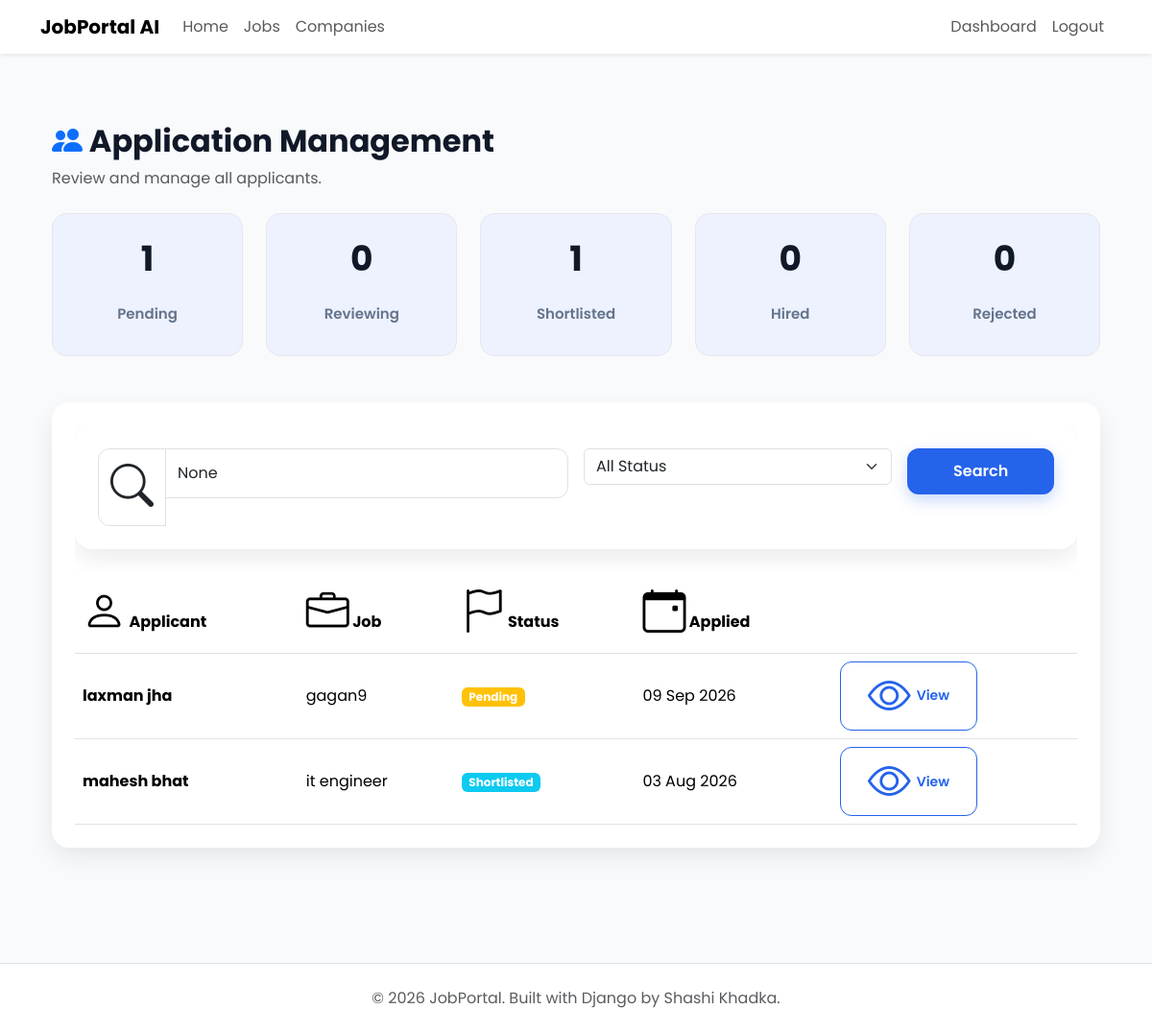
The app's page /applications/applications/ (signed in) with its own data.
### applications/models.py (models this page shows, shortened)
class Application(models.Model):
    applicant = models.ForeignKey( settings.AUTH_USER_MODEL, on_delete=models.CASCADE, related_name="applications" )
    job = models.ForeignKey( Job, on_delete=models.CASCADE,related_name="applications")
    resume = models.FileField( upload_to="resumes/")
    cover_letter = models.TextField( blank=True)
    status = models.CharField( max_length=20,choices=Applicationstatus.choices,default=Applicationstatus.PENDING )
    applied_at = models.DateTimeField(auto_now_add=True)
    first_name = models.CharField(max_length=100, default="")
    last_name = models.CharField(max_length=100, default="")
    location = models.CharField(max_length=100, default="")
    class Meta:
        ordering = ["-applied_at"]
        unique_together = ("applicant", "job")

### accounts/models.py (models this page shows, shortened)
class User(AbstractUser):
    class Role(models.TextChoices):
        ADMIN = "ADMIN", "Admin"
        RECRUITER = "RECRUITER", "Recruiter"
        APPLICANT = "APPLICANT", "Applicant"
    role = models.CharField(max_length=20,choices=Role.choices,default=Role.APPLICANT)
    phone_number = models.CharField(max_length=15,blank=True,null=True)
    profile_picture = models.ImageField(upload_to="profile_photos/",blank=True,null=True)
    created_at = models.DateTimeField(auto_now_add=True)

### jobs/models.py (models this page shows, shortened)
class Job(models.Model):
    class EmploymentType(models.TextChoices):
        FULL_TIME = "Full Time"
        PART_TIME = "Part Time"
        INTERNSHIP = "Internship"
        CONTRACT = "Contract"
    class ExperienceLevel(models.TextChoices):
        ENTRY =  "Entry Level"
        MID =  "Mid Level"
        SENIOR = "Senior Level"
    company = models.ForeignKey(Company,on_delete=models.CASCADE,related_name="jobs")
    title = models.CharField(max_length=200)
    slug = models.SlugField(unique=True,blank=True)
    description = models.TextField()
    location = models.CharField(max_length=150)
    employment_type = models.CharField(max_length=20,choices=EmploymentType.choices)
    experience_level = models.CharField( max_length=20, choices=ExperienceLevel.choices )
    salary_min = models.PositiveIntegerField()
    salary_max = models.PositiveIntegerField()
    vacancies = models.PositiveIntegerField(default=1)
    deadline = models.DateField()
    is_active = models.BooleanField(default=True)
    created_at = models.DateTimeField(auto_now_add=True)
    updated_at = models.DateTimeField(auto_now=True)

### applications/views.py (the view)
# urls.py: path("applications/", views.application_list, name="application-list"),
@login_required
def application_list(request):
    if request.user.role != "RECRUITER":
        return redirect("dashboard")
    applications = Application.objects.filter( job__company__owner=request.user).select_related( "applicant", "job", "job__company").order_by("-applied_at")
    keyword = request.GET.get("keyword")
    if keyword:
        applications = applications.filter(applicant__username__icontains=keyword)
    status = request.GET.get("status")
    if status:
        applications = applications.filter(status=status)
    applications = applications.order_by("-applied_at")
    context = {
        "applications": applications,
        "keyword": keyword,
        "status": status,
        "pending_applications": Application.objects.filter(job__company__owner=request.user,status=Applicationstatus.PENDING).count(),
        "reviewing_applications": Application.objects.filter( job__company__owner=request.user,status=Applicationstatus.REVIEWING).count(),
        "shortlisted_applications": Application.objects.filter(job__company__owner=request.user,status=Applicationstatus.SHORTLISTED).count(),
        "hired_candidates": Application.objects.filter(job__company__owner=request.user,status=Applicationstatus.HIRED).count(),
        "rejected_candidates": Application.objects.filter(job__company__owner=request.user,status=Applicationstatus.REJECTED).count(),
    }
    return render(request,"applications/list-application.html",context)

### templates/applications/list-application.html (shortened to what this page needs)
{% extends "base.html" %}
{% block content %}
<div class="container py-4">
    <div class="d-flex justify-content-between align-items-center mb-4">
        <div>
           <h2 class="fw-bold">
                <i class="bi bi-people-fill text-primary"></i>
                Application Management
            </h2>
            <p class="text-muted mb-0">
                Review and manage all applicants.
            </p>
        </div>
    </div>
    <div class="row g-4 mb-5">
        <div class="col-lg col-md-6">
            <div class="pipeline-box">
                <h2>{{ pending_applications }}</h2>
                <small>Pending</small>
            </div>
        </div>
        <div class="col-lg col-md-6">
            <div class="pipeline-box reviewing">
                <h2>{{ reviewing_applications }}</h2>
                <small>Reviewing</small>
            </div>
        </div>
        <div class="col-lg col-md-6">
            <div class="pipeline-box shortlisted">
                <h2>{{ shortlisted_applications }}</h2>
                <small>Shortlisted</small>
            </div>
        </div>
        <div class="col-lg col-md-6">
            <div class="pipeline-box hired">
                <h2>{{ hired_candidates }}</h2>
                <small>Hired</small>
            </div>
        </div>
        <div class="col-lg col-md-6">
            <div class="pipeline-box rejected">
                <h2>{{ rejected_candidates }}</h2>
                <small>Rejected</small>
            </div>
        </div>
    </div>
    <div class="custom-card">
        <div class="table-responsive">
            <div class="custom-card mb-4">
    <form method="GET">
        <div class="row g-3">
           <div class="col-lg-6">
                <div class="input-group">
                    <span class="input-group-text"><i class="bi bi-search"></i></span>
                    <input
                        type="text"
                        name="keyword"
                        value="{{ keyword }}"
                        class="form-control"
                        placeholder="Search applicant name">
                </div>
            </div>
            <div class="col-lg-4">
                <select
                    name="status"
                    class="form-select">
                    <option value="">All Status</option>
                </select>
            </div>
            <div class="col-lg-2">
                <button
                    class="btn btn-primary w-100">
                    Search
                </button>
            </div>
        </div>
    </form>
</div>
            <table class="table align-middle">
                <thead>
<tr>
                        <th><i class="bi bi-person"></i> Applicant</th>
                        <th><i class="bi bi-briefcase"></i> Job</th>
                        <th><i class="bi bi-flag"></i> Status</th>
                        <th><i class="bi bi-calendar-event"></i> Applied</th>
                        <th></th>
                    </tr>
                </thead>
                <tbody>
                {% for application in applications %}
                    <tr>
                        <td>
                            <strong>
                                {{ application.applicant.get_full_name|default:application.applicant.username }}
                            </strong>
                        </td>
                        <td>
                            {{ application.job.title }}
                        </td>
                        <td>
                            {% if application.status == "Pending" %}
                                <span class="badge bg-warning">
                                    Pending
                                </span>
                            {% elif application.status == "Reviewing" %}
                                <span class="badge bg-primary">
                                    Reviewing
                                </span>
                            {% elif application.status == "Shortlisted" %}
                                <span class="badge bg-info">
                                    Shortlisted
                                </span>
                            {% elif application.status == "Hired" %}
                                <span class="badge bg-success">
                                    Hired
                                </span>
                            {% else %}
                                <span class="badge bg-danger">
                                    Rejected
                                </span>
                            {% endif %}
                        </td>
                        <td>
                            {{ application.applied_at|date:"d M Y" }}
                        </td>
                        <td>
                           <a href="{% url 'application-detail' application.pk %}"
                               class="btn btn-sm btn-outline-primary">
                                <i class="bi bi-eye"></i> View
                            </a>
                        </td>
                    </tr>
                {% endfor %}
                </tbody>
            </table>
        </div>
    </div>
</div>
{% endblock %}

### static/css/variables.css (style rules this page uses)
:root { --primary:#4F46E5; --primary-hover:#4338CA; --secondary:#6366F1; --success:#22C55E; --danger:#EF4444; --warning:#F59E0B; --dark:#0F172A; --gray:#64748B; --light:#F8FAFC; --white:#FFFFFF; --border:#E2E8F0; --shadow:0 8px 30px rgba(0,0,0,.08); --radius:12px; }

### static/css/main.css (style rules this page uses)
* { margin:0; padding:0; box-sizing:border-box; }
body { font-family:'Poppins',sans-serif; background:var(--light); color:var(--dark); }
a { text-decoration:none; }

### static/css/components.css (style rules this page uses)
.custom-card { background:white; border-radius:14px; padding:25px; box-shadow:var(--shadow); transition:.3s; }
.pipeline-box { background:#ffffff; border-radius:18px; padding:25px; text-align:center; border:1px solid #e5e7eb; transition:.3s; }
.pipeline-box h2 { font-size:36px; font-weight:700; margin-bottom:8px; }
.pipeline-box small { color:#64748b; font-size:15px; font-weight:600; }
.reviewing { background:#fff7ed; }
.shortlisted { background:#eff6ff; }
.hired { background:#ecfdf5; }
.rejected { background:#fef2f2; }

### static/css/style.css (style rules this page uses)
* { margin:0; padding:0; box-sizing:border-box; }
body { font-family:'Poppins',sans-serif; background:var(--light); color:var(--dark); }
a { text-decoration:none; }
.table { margin-bottom:0; }
.table td, .table th { vertical-align:middle; }
.pipeline-box { padding:25px; border-radius:15px; background:#EEF2FF; font-size:30px; font-weight:bold; transition:.3s; }
.btn-primary-custom, .btn-outline-primary, .btn-outline-secondary, .btn-outline-danger, .btn-outline-info, .btn-outline-warning { display:inline-flex; align-items:center; justify-content:center; gap:6px; white-space:nowrap; }
.btn i { font-size:1em; line-height:1; }

### static/css/dashboard.css (style rules this page uses)
.custom-card { background:white; border-radius:16px; padding:25px; box-shadow:0 10px 25px rgba(0,0,0,.08); transition:.3s; }
.custom-card i { font-size:45px; }
:root { --primary:#4F46E5; --success:#22C55E; --warning:#F59E0B; --danger:#EF4444; --bg:#F6F8FC; --card:#ffffff; --text:#1E293B; --muted:#64748B; --border:#E5E7EB; }
body { background:var(--bg); }
:root { --primary:#2563eb; --primary-dark:#1d4ed8; --primary-light:#eef4ff; --success:#16a34a; --warning:#f59e0b; --danger:#ef4444; --text:#111827; --text-light:#6b7280; --border:#e5e7eb; --white:#ffffff; --background:#f8fafc; --radius:18px; --radius-sm:12px; --shadow:0 10px 30px rgba(0,0,0,.06); --shadow-hover:0 18px 40px rgba(37,99,235,.15); --transition:.25s ease; }
* { box-sizing:border-box; }
body { background:var(--background); font-family:"Poppins", sans-serif; color:var(--text); -webkit-font-smoothing:antialiased; }
a { text-decoration:none; transition:color var(--transition); }
.btn { transition:transform var(--transition), box-shadow var(--transition), background var(--transition); }
.btn-primary { background:var(--primary); border:none; border-radius:var(--radius-sm); font-weight:600; padding:12px 28px; box-shadow:0 6px 16px rgba(37,99,235,.25); }
.btn-outline-primary { border:1.5px solid var(--primary); color:var(--primary); border-radius:var(--radius-sm); font-weight:600; padding:12px 28px; }
.custom-card { padding:24px; border-radius:18px; }

### static/css/auth.css (style rules this page uses)
.form-control { height: 52px; border-radius: 12px; }
.input-group-text { border-radius: 12px 0 0 12px; background: white; }

### records on screen
Application: applicant.get_full_name "laxman jha", job "gagan9", status "Pending", applied_at "09 Sep 2026"
Application: applicant.get_full_name "mahesh bhat", job "it engineer", status "Shortlisted", applied_at "03 Aug 2026"

### other values on screen
{{ pending_applications }} "1"
{{ reviewing_applications }} "0"
{{ shortlisted_applications }} "1"
{{ hired_candidates }} "0"
{{ rejected_candidates }} "0"
